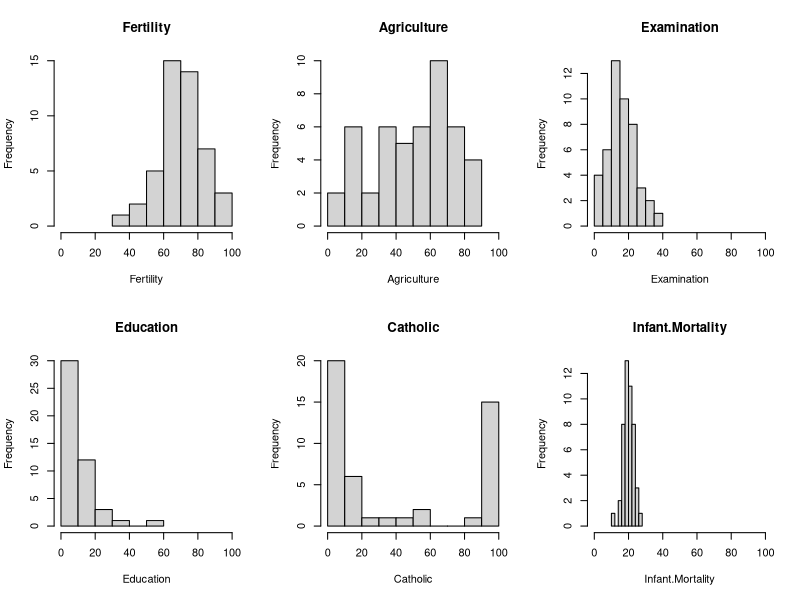
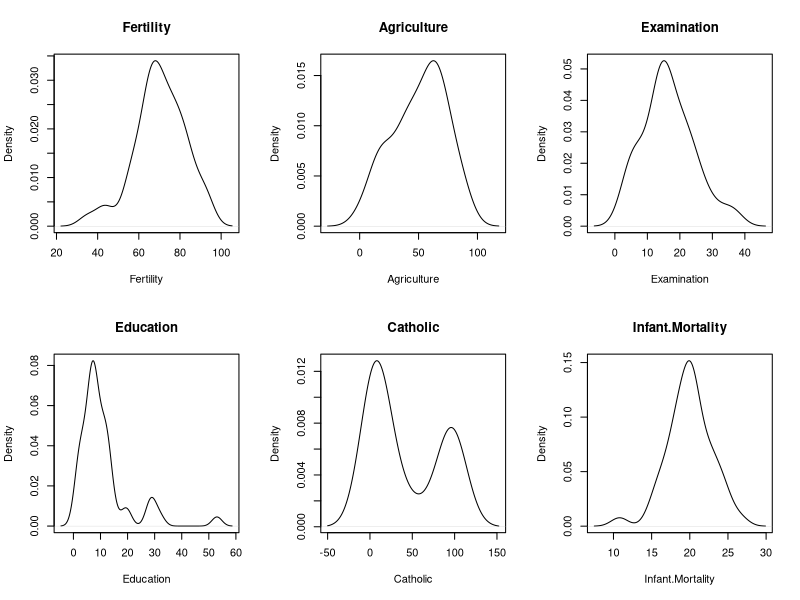
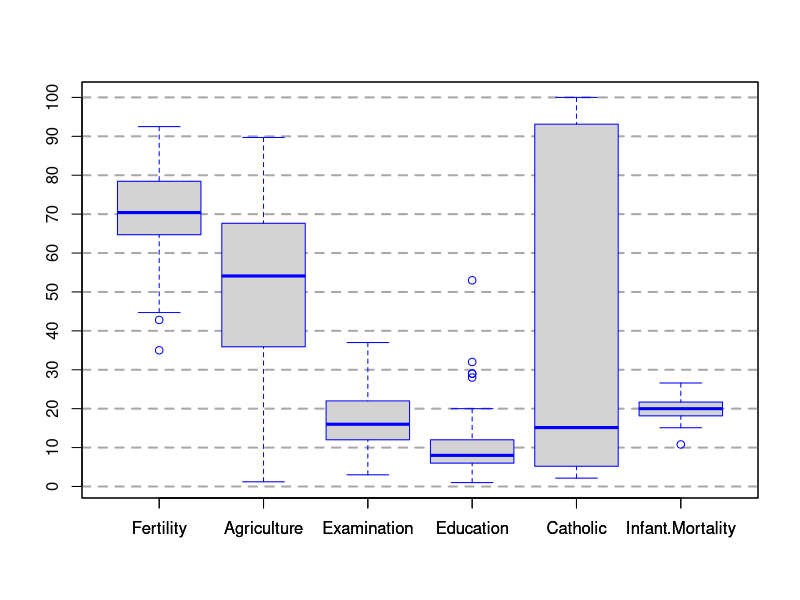

Write R code to recreate these figures, in order. (Note: this script raises an error after producing the figures.)
## ---- chunk 1
knitr::opts_chunk$set(comment = '>')
## ---- chunk 2
# load the swiss data set from R dataset package
data(swiss)
#   for detailed information about other available datasets:
#     library(help = "datasets")

# get the documentation about this dataset with the help command
#   note: all variables are in percentage, i.e. [0,100] range
help(swiss)

# inspect the dataset
str(swiss)

# get a summary report
summary(swiss)

View(swiss)
# calculate person correlation coefficient for each pair of variables
cor(swiss)
## ---- chunk 3
# generate a histogram for each variable (and show them on the same page)
#   note: titles and x labels are set to the name of the relevant variable
opar <- par(no.readonly = TRUE)
par(mfrow = c(2,3))
hist(swiss[, 1], main = names(swiss)[1], xlab = names(swiss)[1], xlim = c(0,100))
hist(swiss[, 2], main = names(swiss)[2], xlab = names(swiss)[2], xlim = c(0,100))
hist(swiss[, 3], main = names(swiss)[3], xlab = names(swiss)[3], xlim = c(0,100))
hist(swiss[, 4], main = names(swiss)[4], xlab = names(swiss)[4], xlim = c(0,100))
hist(swiss[, 5], main = names(swiss)[5], xlab = names(swiss)[5], xlim = c(0,100))
hist(swiss[, 6], main = names(swiss)[6], xlab = names(swiss)[6], xlim = c(0,100))
par(opar)

# generate a density plot for each variable (and show them on the same page)
#   note: kernel density estimation may have tails outside the variable range!
opar <- par(no.readonly = TRUE)
par(mfrow = c(2,3))
plot(density(swiss[, 1]), main = names(swiss)[1], xlab = names(swiss)[1])
plot(density(swiss[, 2]), main = names(swiss)[2], xlab = names(swiss)[2])
plot(density(swiss[, 3]), main = names(swiss)[3], xlab = names(swiss)[3])
plot(density(swiss[, 4]), main = names(swiss)[4], xlab = names(swiss)[4])
plot(density(swiss[, 5]), main = names(swiss)[5], xlab = names(swiss)[5])
plot(density(swiss[, 6]), main = names(swiss)[6], xlab = names(swiss)[6])
par(opar)

# generate a boxplot graph including horizontal background dashed lines
#   note: this can be done by
#     1. plotting an empty graph, i.e. with white boxes
#     2. adding the background dashed lines
#     3. plotting the coloured boxplot with the option add = T
opar <- par(no.readonly = TRUE)
boxplot(
  swiss,
  border = 'white',
  yaxt = 'n'
)
abline(h = seq(0,100,10), lty = 'dashed', lwd = 2, col = 'darkgrey')
boxplot(
  swiss,
  border = 'blue',
  yaxt = 'n',
  add = T
)
axis(2, seq(0,100,10))
par(opar)
## ---- chunk 4
# perform PCA on the swiss dataset
#   note: variables are centered and scaled before analysis
pc_swiss <- prcomp(swiss, center = T, scale. = T)


# inspect the attributes of the PCA object returned by prcomp
attributes(pc_swiss)
# see value section of the help for the prcomp for more details
help(prcomp)

summary(prcomp)
## ---- chunk 5
# calculate the proportion of exaplained variance (PEV) from the std values
pc_swiss_var <- pc_swiss$sdev^2
pc_swiss_var
pc_swiss_PEV <- pc_swiss_var / sum(pc_swiss_var)
pc_swiss_PEV

# plot the variance per PC
#   note: this can be done using the plot function on the prcomp object
plot(pc_swiss)

# plot the cumulative value of PEV for increasing number of additional PCs
#   note: add an 80% threshold line to inform the feature extraction
#     according to the plot the first 3 PCs should be selected
opar <- par(no.readonly = TRUE)
plot(
  cumsum(pc_swiss_PEV),
  ylim = c(0,1),
  xlab = 'PC',
  ylab = 'cumulative PEV',
  pch = 20,
  col = 'orange'
)
abline(h = 0.8, col = 'red', lty = 'dashed')
par(opar)

# get and inspect the loadings for each PC
#   note: loadings are reported as a rotation matrix (see lecture)
pc_swiss_loadings <- pc_swiss$rotation
pc_swiss_loadings

# plot the loadings for the first three PCs as a barplot
#   note: two vectors for colours and labels are created for convenience
#     for details on the other parameters see the help for barplot and legend
opar <- par(no.readonly = TRUE)
colvector = c('red', 'orange', 'yellow', 'green', 'cyan', 'blue')
labvector = c('PC1', 'PC2', 'PC3')
barplot(
  pc_swiss_loadings[,c(1:3)],
  beside = T,
  yaxt = 'n',
  names.arg = labvector,
  col = colvector,
  ylim = c(-1,1),
  border = 'white',
  ylab = 'loadings'
)
axis(2, seq(-1,1,0.1))
legend(
  'bottomright',
  bty = 'n',
  col = colvector,
  pch = 15,
  row.names(pc_swiss_loadings)
)
par(opar)

# generate a biplot for each pair of important PCs (and show them on the same page)
#   note: the option choices is used to select the PCs - default is 1:2
opar <- par(no.readonly = TRUE)
par(mfrow = c(2,2))
biplot(
  pc_swiss,
  scale = 0,
  col = c('grey40','orange')
)
biplot(
  pc_swiss,
  choices = c(1,3),
  scale = 0,
  col = c('grey40','orange')
)
biplot(
  pc_swiss,
  choices = c(2,3),
  scale = 0,
  col = c('grey40','orange')
)
par(opar)
